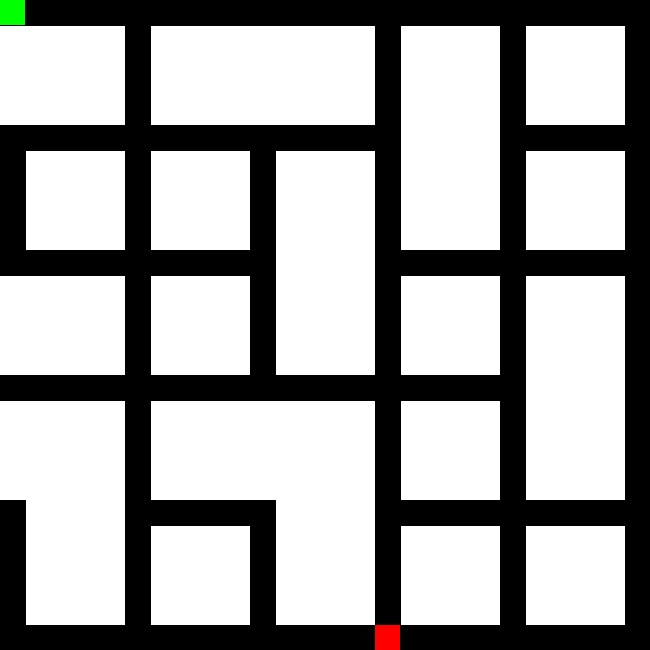
#> input picture eyantra/CS_Task2_Experiments/test_images/test_image2.jpg, 650 x 650 px, found by its file name
$ python CS_Task1_Experiments_1.py   (Python 2 division)   (older library calls are emulated)
#> lines starting #> are read from the running program, lines starting #| are printed output that depends on the picture; after the words box and inside, x2 and y2 are one past the last pixel; in counts of white or black regions, pixels touching at a corner belong together
# -*- coding: cp1252 -*-
import numpy as np
import cv2

#####################################################################
## Experiment 1
#####################################################################

def divide_into_roi(img,direction,n):
    	'''
    	* Function Name: divide_into_roi
    	* Input: img -- First test image (test_image1)
             direction -- 0=horizontal and 1=vertical
             n -- number of ROIs (1, 2, 3 or 4)
    	* Output: roi –- a list containing the ROIs that the image has been split into
    	* Example Call: divide_into_roi(img,0,2) >>> roi = [roi1, roi2]
    	'''
    	#add your code here
	roi=list();
	h,w,c=img.shape;
	x=0;
	y=0;
	k=0;
	if(direction==0):
		k=(w/n);
		y=k;
		for i in range(0,n):
			ii=img[:,x:y,:]
			roi.append(ii);
			x+=k;
			y+=k;
	else:
		k=(h/n);
		y=k;
		for i in range(0,n):
			ii=img[x:y,:,:];
			roi.append(ii);
			x+=k;
			y+=k;
	return	roi;


#####################################################################
## Experiment 2
#####################################################################

def coins_contours(img):
    	'''
    	* Function Name: coins_contours
    	* Input: img -- First test image (test_image1)
    	* Output: a window named "Image" will pop up showing red contours around the coins
              contours –- a list containing the contours around the coins
    	'''
    	#add your code here
	out=img.copy();
	gray=cv2.cvtColor(img,cv2.COLOR_BGR2GRAY)

	gray_blur = cv2.GaussianBlur(img, (15, 15), 0)
	lower=np.array([30,150,180])#bgr
	upper=np.array([150,250,255])


	shapeMask=cv2.inRange(img,lower,upper)
	img_cpy=shapeMask.copy();


	gray_blur = cv2.GaussianBlur(img_cpy, (15, 15), 0)
	thresh = cv2.adaptiveThreshold(gray_blur, 255, cv2.ADAPTIVE_THRESH_GAUSSIAN_C,cv2.THRESH_BINARY_INV, 11, 1)

	cont_img = thresh.copy()


	_,carray, hierarchy = cv2.findContours(cont_img, cv2.RETR_EXTERNAL,cv2.CHAIN_APPROX_NONE)
	contours=list();
	for i in range(0,len(carray)):
		a=cv2.contourArea(carray[i]);
		if(a>1000):
			cv2.drawContours(img, carray, i, (0,0,255), 3)
			contours.append(carray[i]);
			#contours.remove(i);
	#cv2.imshow("image",img);
	#cv2.waitKey(0);
    	return(contours)


#####################################################################
## Experiment 3
#####################################################################

def find_gold_coins(img):
    	'''
    	* Function Name: find_gold_coins
    	* Input: img -- a test image
    	* Output: mines_cont_gc -- a list used to store mines containing gold coins
    	* Example Call: print find_gold_coins(img)

                    [[1,6],[2,7],[4],[5],[8,9,10,15,20]]
    	'''
    	#add your code here
	mp=dict();
	mp[(26,26)]=1;
	mp[(26,151)]=2;
	mp[(26,276)]=3;
	mp[(26,401)]=4;
	mp[(26,526)]=5;
	mp[(151,26)]=6;
	mp[(151,151)]=7;
	mp[(151,276)]=8;
	mp[(151,401)]=9;
	mp[(151,526)]=10;
	mp[(276,26)]=11;
	mp[(276,151)]=12;
	mp[(276,276)]=13;
	mp[(276,401)]=14;
	mp[(276,526)]=15;
	mp[(401,26)]=16;
	mp[(401,151)]=17;
	mp[(401,276)]=18;
	mp[(401,401)]=19;
	mp[(401,526)]=20;
	mp[(526,26)]=21;
	mp[(526,151)]=22;
	mp[(526,276)]=23;
	mp[(526,401)]=24;
	mp[(526,526)]=25;

	mp1=list();
	for x,y in mp.keys():
		mp1.append((x,y));

	roi=list();
	maping=dict();
	maping_roi=dict();
	coins=dict();
	area=dict();

	img0=img.copy();

	gray=cv2.cvtColor(img,cv2.COLOR_BGR2GRAY)

	egde=cv2.Canny(gray,650,650);
	_,contours, hierarchy = cv2.findContours(gray, cv2.RETR_TREE,cv2.CHAIN_APPROX_NONE)

	k=0;
	img1=img.copy();
	res=img.copy()
	for i in range(0,len(contours)):
		a=cv2.contourArea(contours[i]);

		if(a<1000):
			continue;
		x,y,width,height=cv2.boundingRect(contours[i])
		roi_t=img[0:650,0:650,:]
		mask = np.zeros(img.shape[:3], dtype="uint8") * 255
		mask=cv2.drawContours(mask,contours, i,(255,255,255), -1)
		mask_inv=cv2.bitwise_and(mask,img);#imp

		arr=list();
		for a,b in mp1:
			if(a>=x and a<=x+width and b>=y and b<=y+height):
				bl,gr,rd=mask_inv[b,a]
				if(bl>0 and gr>0 and rd>0):
					arr.append(mp[(b,a)])

		arr.sort();
		maping_roi[k]=contours[i];
		maping[k]=arr;
		roi.append(mask_inv)
		area[k]=a;
		k+=1;


	for i in range(0,len(roi)):
		gray_roi=cv2.cvtColor(roi[i],cv2.COLOR_BGR2GRAY)
		gray_blur = cv2.GaussianBlur(gray_roi, (15, 15), 0)

		thresh = cv2.adaptiveThreshold(gray_blur, 255, cv2.ADAPTIVE_THRESH_GAUSSIAN_C,cv2.THRESH_BINARY_INV, 11, 1)
		#for coins
		cont_img = thresh.copy()
		lower=np.array([30,150,180])#bgr
		upper=np.array([150,250,255])


		shapeMask=cv2.inRange(roi[i],lower,upper)
		_,contours_in_roi_gold, hierarchy = cv2.findContours(shapeMask.copy(), cv2.RETR_TREE,cv2.CHAIN_APPROX_NONE)

		coins[i]=0;

		for ii in range(0,len(contours_in_roi_gold)):
			aa=cv2.contourArea(contours_in_roi_gold[ii])

			if(aa>400 and aa<4000):
				if(aa>400 and aa<2000):
					coins[i]+=1;
				if(aa>=2000 and aa<=3500):
					coins[i]+=2;
			else:
				continue;

	mines_cont_gc=list();
	for i in range(0,len(roi)):
		if(coins[i]>=1):
			if(len(maping[i])>0):
				mines_cont_gc.append(maping[i]);

	mines_cont_gc.sort();
	return mines_cont_gc;

def find_bombs(img):
    	'''
    	* Function Name: find_bombs
    	* Input: img -- a test image
    	* Output: mines_cont_bombs -- a list used to store mines containing bombs
    	* Example Call: print find_bombs(img)

                    [[1,6],[11,12,16,],[18],[25]]
    	'''
    	#add your code here
	mp=dict();
	mp[(26,26)]=1;
	mp[(26,151)]=2;
	mp[(26,276)]=3;
	mp[(26,401)]=4;
	mp[(26,526)]=5;
	mp[(151,26)]=6;
	mp[(151,151)]=7;
	mp[(151,276)]=8;
	mp[(151,401)]=9;
	mp[(151,526)]=10;
	mp[(276,26)]=11;
	mp[(276,151)]=12;
	mp[(276,276)]=13;
	mp[(276,401)]=14;
	mp[(276,526)]=15;
	mp[(401,26)]=16;
	mp[(401,151)]=17;
	mp[(401,276)]=18;
	mp[(401,401)]=19;
	mp[(401,526)]=20;
	mp[(526,26)]=21;
	mp[(526,151)]=22;
	mp[(526,276)]=23;
	mp[(526,401)]=24;
	mp[(526,526)]=25;

	mp1=list();
	for x,y in mp.keys():
		mp1.append((x,y));

	roi=list();
	maping=dict();
	maping_roi=dict();
	coins=dict();
	area=dict();
	bombs=dict();
	img0=img.copy();

	gray=cv2.cvtColor(img,cv2.COLOR_BGR2GRAY)

	egde=cv2.Canny(gray,650,650);
	_,contours, hierarchy = cv2.findContours(gray, cv2.RETR_TREE,cv2.CHAIN_APPROX_NONE)

	k=0;
	img1=img.copy();
	res=img.copy()
	for i in range(0,len(contours)):
		a=cv2.contourArea(contours[i]);

		if(a<1000):
			continue;
		x,y,width,height=cv2.boundingRect(contours[i])
		roi_t=img[0:650,0:650,:]
		mask = np.zeros(img.shape[:3], dtype="uint8") * 255
		mask=cv2.drawContours(mask,contours, i,(255,255,255), -1)

		mask_inv=cv2.bitwise_and(mask,img);#imp


		arr=list();
		for a,b in mp1:
			if(a>=x and a<=x+width and b>=y and b<=y+height):
				bl,gr,rd=mask_inv[b,a]
				if(bl>0 and gr>0 and rd>0):
					arr.append(mp[(b,a)])

		arr.sort();
		maping_roi[k]=contours[i];
		maping[k]=arr;
		roi.append(mask_inv)
		area[k]=a;
		k+=1;

	for i in range(0,len(roi)):
		gray_roi=cv2.cvtColor(roi[i],cv2.COLOR_BGR2GRAY)
		gray_blur = cv2.GaussianBlur(gray_roi, (15, 15), 0)

		thresh = cv2.adaptiveThreshold(gray_blur, 255, cv2.ADAPTIVE_THRESH_GAUSSIAN_C,cv2.THRESH_BINARY_INV, 11, 1)
		#for bombs
		lower=np.array([0,50,200]);
		upper=np.array([70,100,255]);

		shapeMask=cv2.inRange(roi[i],lower,upper)
		_,contours_in_roi_bomb, hierarchy = cv2.findContours(shapeMask.copy(), cv2.RETR_TREE,cv2.CHAIN_APPROX_NONE)
		bombs[i]=False;
		if(len(contours_in_roi_bomb)>0):
			bombs[i]=True;


	mines_cont_bombs=list();
	for i in range(0,len(roi)):
		if(bombs[i]==1):
			if(len(maping[i])>0):
				mines_cont_bombs.append(maping[i]);

	mines_cont_bombs.sort();
	return mines_cont_bombs;


def find_max_gold_coins(img):
    	'''
    	* Function Name: find_max_gold_coins
    	* Input: img -- a test image
    	* Output: mines_cont_max_gold_coins -- a list used to store mine/s containing
              maximum number of gold coins and "NO BOMBS"
    	* Example Call: print find_max_gold_coins(img)

                    [[2 ,7],[4],[13]]
    	'''
    	#add your code here
	mp=dict();
	mp[(26,26)]=1;
	mp[(26,151)]=2;
	mp[(26,276)]=3;
	mp[(26,401)]=4;
	mp[(26,526)]=5;
	mp[(151,26)]=6;
	mp[(151,151)]=7;
	mp[(151,276)]=8;
	mp[(151,401)]=9;
	mp[(151,526)]=10;
	mp[(276,26)]=11;
	mp[(276,151)]=12;
	mp[(276,276)]=13;
	mp[(276,401)]=14;
	mp[(276,526)]=15;
	mp[(401,26)]=16;
	mp[(401,151)]=17;
	mp[(401,276)]=18;
	mp[(401,401)]=19;
	mp[(401,526)]=20;
	mp[(526,26)]=21;
	mp[(526,151)]=22;
	mp[(526,276)]=23;
	mp[(526,401)]=24;
	mp[(526,526)]=25;

	mp1=list();
	for x,y in mp.keys():
		mp1.append((x,y));

	roi=list();
	maping=dict();
	maping_roi=dict();
	coins=dict();
	area=dict();
	bombs=dict();
	nobombs=dict();

	img0=img.copy();

	gray=cv2.cvtColor(img,cv2.COLOR_BGR2GRAY)

	egde=cv2.Canny(gray,650,650);
	_,contours, hierarchy = cv2.findContours(gray, cv2.RETR_TREE,cv2.CHAIN_APPROX_NONE)

	k=0;
	img1=img.copy();
	res=img.copy()
	for i in range(0,len(contours)):
		a=cv2.contourArea(contours[i]);

		if(a<1000):
			continue;
		x,y,width,height=cv2.boundingRect(contours[i])
		roi_t=img[0:650,0:650,:]
		mask = np.zeros(img.shape[:3], dtype="uint8") * 255
		mask=cv2.drawContours(mask,contours, i,(255,255,255), -1)

		mask_inv=cv2.bitwise_and(mask,img);#imp


		arr=list();
		for a,b in mp1:
			if(a>=x and a<=x+width and b>=y and b<=y+height):
				bl,gr,rd=img[b,a]
				if(bl==255 and gr==255 and rd==255):
					arr.append(mp[(b,a)])

		arr.sort();
		maping_roi[k]=contours[i];
		maping[k]=arr;
		roi.append(mask_inv)
		area[k]=a;
		k+=1;

	for i in range(0,len(roi)):
		gray_roi=cv2.cvtColor(roi[i],cv2.COLOR_BGR2GRAY)
		gray_blur = cv2.GaussianBlur(gray_roi, (15, 15), 0)

		thresh = cv2.adaptiveThreshold(gray_blur, 255, cv2.ADAPTIVE_THRESH_GAUSSIAN_C,cv2.THRESH_BINARY_INV, 11, 1)

		#for coins
		cont_img = thresh.copy()
		lower=np.array([30,150,180])#bgr
		upper=np.array([150,250,255])


		shapeMask=cv2.inRange(roi[i],lower,upper)
		_,contours_in_roi_gold, hierarchy = cv2.findContours(shapeMask.copy(), cv2.RETR_TREE,cv2.CHAIN_APPROX_NONE)

		coins[i]=False;
		for ii in range(0,len(contours_in_roi_gold)):
			aa=cv2.contourArea(contours_in_roi_gold[ii])

			if(aa>1000 and aa<4000):

				if(aa>1000 and aa<2000):
					coins[i]+=1;

				if(aa>2000 and aa<3500):
					coins[i]+=2;

			else:
				continue;


		#for bombs
		lower=np.array([0,50,200]);
		upper=np.array([70,100,255]);

		shapeMask=cv2.inRange(roi[i],lower,upper)
		_,contours_in_roi_bomb, hierarchy = cv2.findContours(shapeMask.copy(), cv2.RETR_TREE,cv2.CHAIN_APPROX_NONE)
		bombs[i]=False;
		if(len(contours_in_roi_bomb)>0):
			bombs[i]=True;


		coinsnobomb=0;

	for i in range(0,len(roi)):
		if(bombs[i]==0):
			if(coinsnobomb<coins[i]):
				coinsnobomb=coins[i];

	mines_cont_max_gold_coins=list();
	for i in range(0,len(roi)):
		if(bombs[i]==0 and coinsnobomb==coins[i]):
			if(len(maping[i])>0):
				mines_cont_max_gold_coins.append(maping[i]);

	mines_cont_max_gold_coins.sort();
	return mines_cont_max_gold_coins;

#####################################################################
## Main Function
#####################################################################
if __name__ == "__main__":

## Experiment 1
    img = cv2.imread('test_images/test_image2.jpg')
#> img is the input picture: shape (650, 650, 3); mean B, G, R 163.4, 163.8, 163.8
    print "Experiment 1 Output:"
    img_roi=divide_into_roi(img,1,2)
#> the loop in divide_into_roi, `for i in range(0,n):` made 2 passes
#> pass 1, in divide_into_roi, `ii=img[x:y,:,:];`:
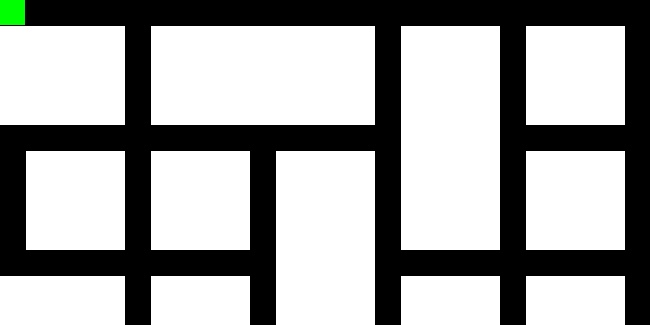
#> ii: shape (325, 650, 3); mean B, G, R 161.6, 162.3, 161.6
#> pass 2, in divide_into_roi, `ii=img[x:y,:,:];`:
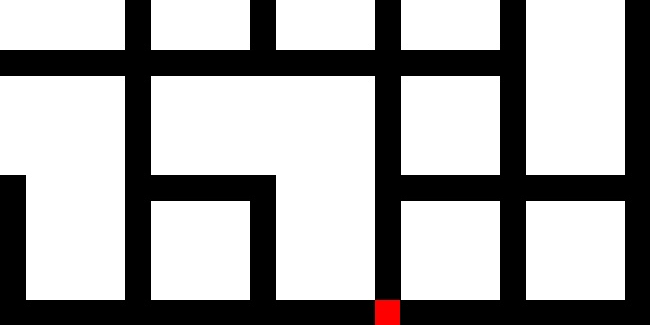
#> ii: shape (325, 650, 3); mean B, G, R 165.3, 165.3, 166
#> after the loop in divide_into_roi, `for i in range(0,n):`: roi = 2 items; x = 650; y = 975
#> img_roi = 2 items
    cv2.imshow('img_roi[0]',img_roi[0])
    cv2.waitKey(0);
    cv2.imshow('img_roi[1]',img_roi[1])
    cv2.waitKey(0);
    print

## Experiment 2
    img = cv2.imread('test_images/test_image2.jpg')
    print "Experiment 2 Output:"
    contours = coins_contours(img)
#> in coins_contours, `gray_blur = cv2.GaussianBlur(img, (15, 15), 0)`:
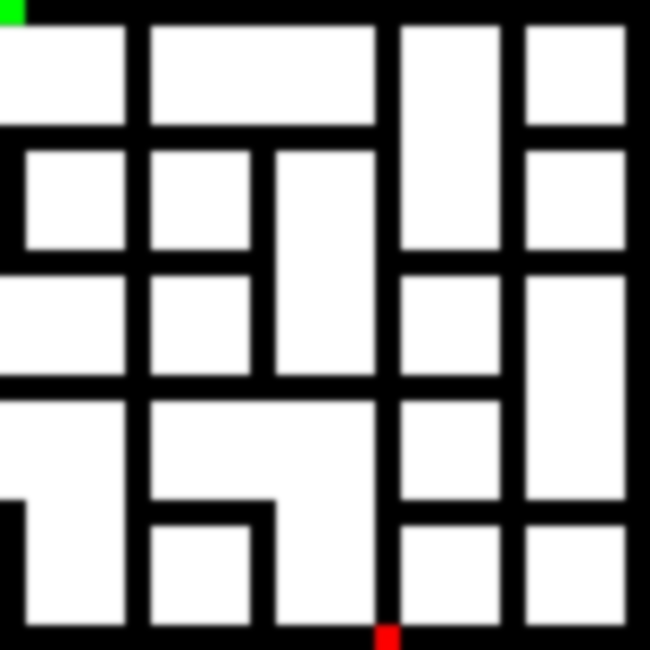
#> gray_blur: shape (650, 650, 3); mean B, G, R 163.4, 163.8, 163.8
#> in coins_contours, `_,carray, hierarchy = cv2.findContours(cont_img, cv2.RETR_EXTERNAL,cv2..`: carray = []
#> contours = []
    print len(contours)
#| 0
    print

## Experiment 3
    img = cv2.imread('test_images/test_image2.jpg')
    print "Experiment 3 Output:"

    #checking output for single image
    mines_cont_gc = find_gold_coins(img)
#> in find_gold_coins, `egde=cv2.Canny(gray,650,650);`:
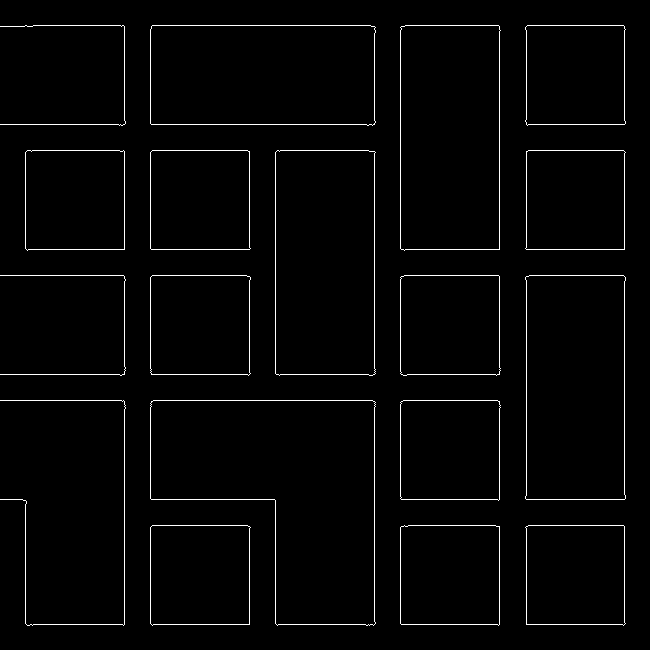
#> egde: shape (650, 650); 2.1% white in thin lines or dots, all inside (x1, y1, x2, y2) = (0, 25, 626, 626)
#> in find_gold_coins, `_,contours, hierarchy = cv2.findContours(gray, cv2.RETR_TREE,cv2.CHAIN..`: contours = 257 contours, 237 with area under 20; largest, box (x1, y1, x2, y2) and area: (144, 400, 504, 650) 44531, (0, 400, 128, 632) 24446, (524, 274, 632, 502) 22297, (144, 24, 376, 128) 21882, (400, 24, 503, 256) 21874
#> the loop in find_gold_coins, `for i in range(0,len(contours)):` made 257 passes
#> after the loop in find_gold_coins, `for i in range(0,len(contours)):`:
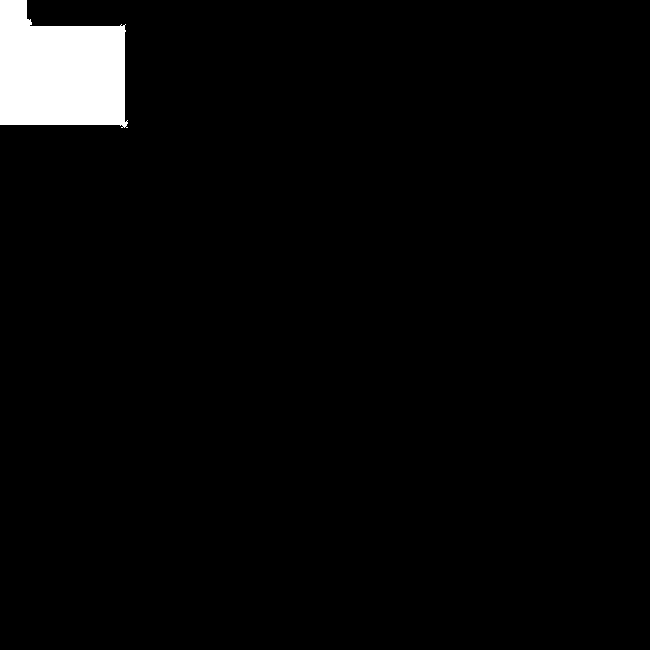
#> mask: shape (650, 650, 3); 3.1% white; 1 white region, box (x1, y1, x2, y2) and area: (0, 0, 128, 128) 13137
#> after the loop in find_gold_coins, `for i in range(0,len(contours)):`: area = 17 items; k = 17; maping = 17 items
#> the loop in find_gold_coins, `for i in range(0,len(roi)):` made 17 passes
#> pass 1, in find_gold_coins, `thresh = cv2.adaptiveThreshold(gray_blur, 255, cv2.ADAPTIVE_THRESH_GAU..`:
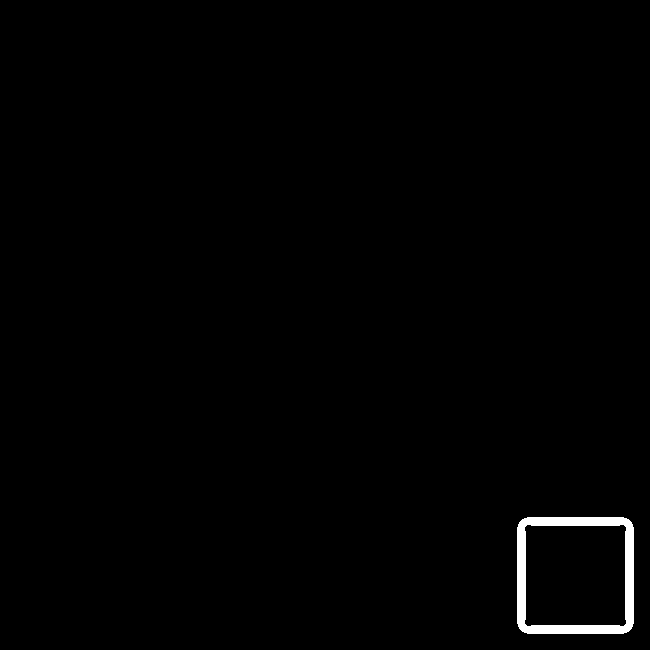
#> thresh: shape (650, 650); 0.88% white; 1 white region
#> after the loop in find_gold_coins, `for i in range(0,len(roi)):`: mines_cont_gc = []
#> mines_cont_gc = []
    print "Mines containing gold coins"
    print mines_cont_gc
    print

    mines_cont_bombs = find_bombs(img)
#> the loop in find_bombs, `for i in range(0,len(contours)):` made 257 passes
#> after the loop in find_bombs, `for i in range(0,len(contours)):`: area = 17 items; k = 17; maping = 17 items
#> the loop in find_bombs, `for i in range(0,len(roi)):` made 17 passes
#> after the loop in find_bombs, `for i in range(0,len(roi)):`: mines_cont_bombs = []
#> mines_cont_bombs = []
    print "Mines containing bombs"
    print mines_cont_bombs
    print

    mines_cont_max_gold_coins = find_max_gold_coins(img)
#> the loop in find_max_gold_coins, `for i in range(0,len(contours)):` made 257 passes
#> after the loop in find_max_gold_coins, `for i in range(0,len(contours)):`: area = 17 items; k = 17; maping = 17 items
#> the loop in find_max_gold_coins, `for i in range(0,len(roi)):` made 17 passes
#> pass 3, in find_max_gold_coins, `thresh = cv2.adaptiveThreshold(gray_blur, 255, cv2.ADAPTIVE_THRESH_GAU..`:
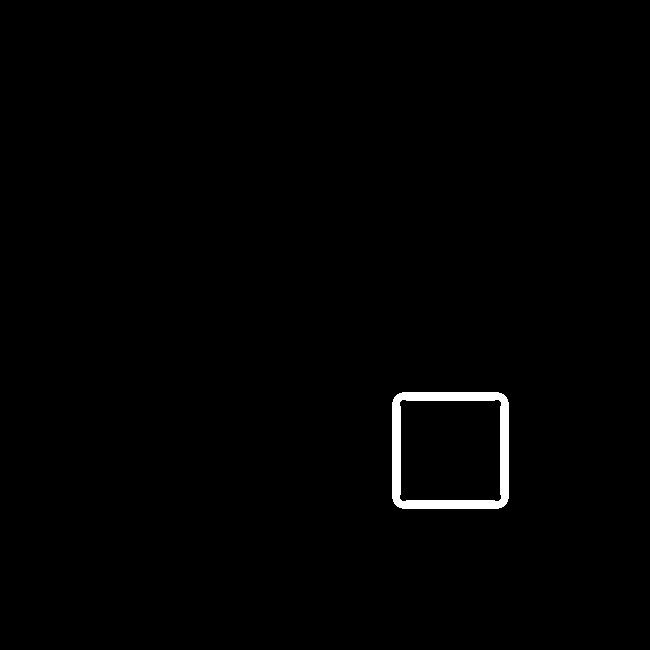
#> thresh: shape (650, 650); 0.88% white; 1 white region, box (x1, y1, x2, y2) and area: (392, 392, 509, 509) 3712
#> after the loop in find_max_gold_coins, `for i in range(0,len(roi)):`: coinsnobomb = 0
#> after the loop in find_max_gold_coins, `for i in range(0,len(roi)):`: mines_cont_max_gold_coins = [[22], [19], [18, 19, 22, 23, 24], [16, 21], [15, 20], [12], [11], [10], [7], [8, 13], [6], [5], [4, 9], [2, 3]]
#> mines_cont_max_gold_coins = [[2, 3], [4, 9], [5], [6], [7], [8, 13], [10], [11], [12], [15, 20], [16, 21], [18, 19, 22, 23, 24], [19], [22]]
    print "Mine/s containing maximum number of gold coins and NO BOMB"
    print mines_cont_max_gold_coins
#| [[2, 3], [4, 9], [5], [6], [7], [8, 13], [10], [11], [12], [15, 20], [16, 21], [18, 19, 22, 23, 24], [19], [22]]
    print
